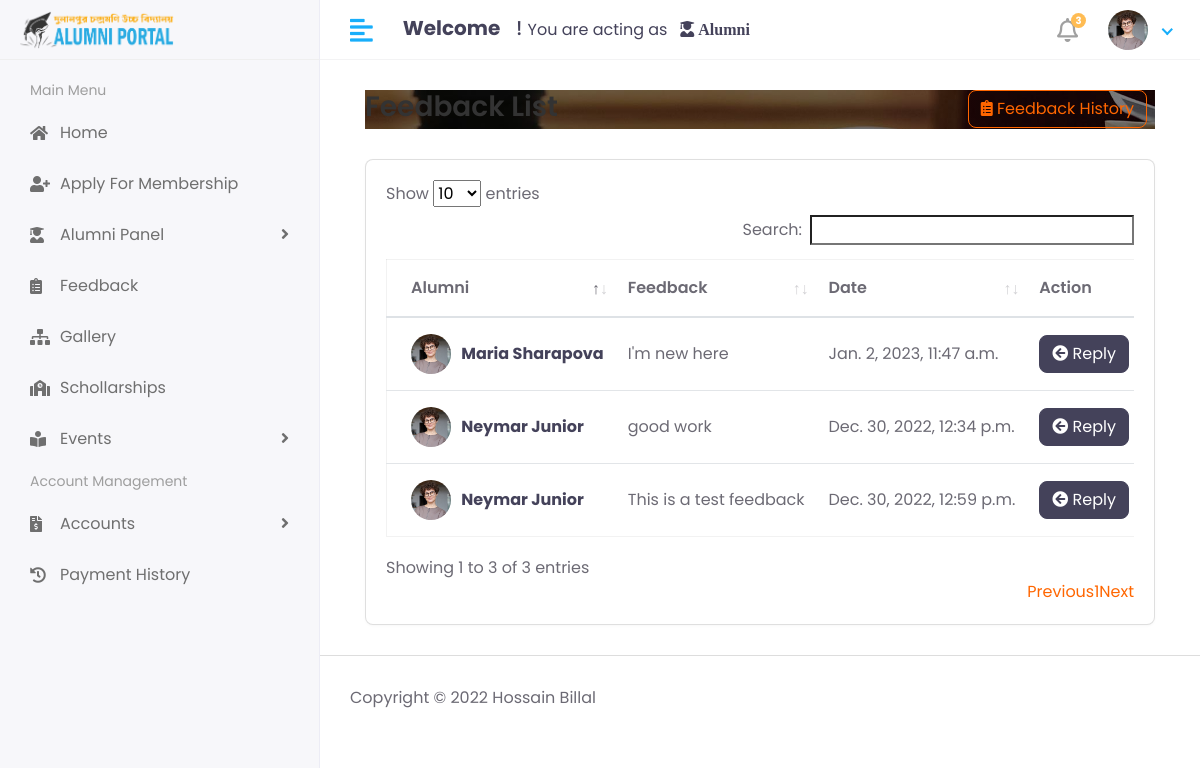
The app's page /hod/alumni/feedback with its own data.
### app/models.py (models this page shows, shortened)
class AlumniFeedback(models.Model):
    alum_id = models.ForeignKey(Alumni, on_delete=models.CASCADE)
    feedback = models.TextField(null=True)
    feedback_reply = models.TextField(null=True)
    created_at = models.DateTimeField(auto_now_add=True)
    updated_at = models.DateTimeField(auto_now_add=True)

class Alumni(models.Model):
    admin = models.OneToOneField(CustomUser, on_delete=models.CASCADE)
    address = models.TextField(default=None)
    gender = models.CharField(max_length=100)
    passing_year = models.CharField(max_length=20, null=True)
    phone = models.CharField(max_length=30, null=True)
    created_at = models.DateTimeField(auto_now_add=True)
    updated_at = models.DateTimeField(auto_now=True)

class CustomUser(AbstractUser):
    USER = (
        (1, 'HOD'),
        (2, 'STAFF'),
        (3, 'ALUMNI'),
    )
    user_type = models.CharField(
        choices=USER,
        max_length=50,
        default=1
    )
    profile_pic = models.ImageField(
        upload_to='media/profile_pic'
    )

### webapp/Hod_Views.py (the view)
# urls.py: path('hod/alumni/feedback', Hod_Views.alumFeedback, name="alum_feedback"),
def alumFeedback(request):
    feedback = AlumniFeedback.objects.all()
    context = {
        'feedback': feedback,
    }
    return render(request, 'hod/alum_feedback.html', context)

### templates/hod/alum_feedback.html (shortened to what this page needs)
{% extends 'base.html' %}
{% load static %}
{% block content %}
    <div class="content container-fluid">
        <div class="page-header">
            <div class="row align-items-center">
                <div class="col">
                    <h3 class="page-title">Feedback List</h3>
                </div>
                <div class="col-auto text-right float-right ml-auto">
                    <a href="#" class="btn btn-outline-primary mr-2" data-toggle="modal" data-target="#viewFeedbackModal"><i
                            class="fas fa-clipboard-list"></i> Feedback History</a>
                </div>
            </div>
        </div>
        <div class="row">
            <div class="col-sm-12">
                <div class="card card-table">
                    <div class="card-body">
                        <div class="table-responsive">
                            <table id="table_id" class="table table-hover table-center mb-0">
                                <thead>
                                <tr>
                                    <th>Alumni</th>
                                    <th>Feedback</th>
                                    <th>Date</th>
                                    <th>Action</th>
                                </tr>
                                </thead>
                                <tbody>
                                {% for i in feedback %}
                                    <tr>
                                        <td>
                                            <h2 class="table-avatar">
                                                {% if user.profile_pic != None and user.profile_pic == "" %}
                                                <a href="{% url 'profile' %}" class="avatar avatar-sm mr-2"><img
                                                        class="avatar-img rounded-circle"
                                                        src=" {{ user.profile_pic }}" alt=""></a>
                                                        {% else %}
                                                        <img
                                                        class="avatar-sm avatar-img rounded-circle"
                                                        src="{% static 'assets/img/profiles/avatar-02.jpg' %}" alt="">&nbsp;
                                                        {% endif %}
                                                <a>&nbsp; {{ i.alum_id.admin.first_name }} {{ i.alum_id.admin.last_name }}</a>
                                            </h2>
                                        </td>
                                        <td>{{ i.feedback }}</td>
                                        <td>{{ i.created_at }}</td>
                                        <td class="text-right">
                                            <div class="actions">
                                                <button type="button" class="btn btn-dark mr-2"
                                                        data-toggle="modal"
                                                        data-target="#replyFeedbackModal-{{ forloop.counter }}">
                                                    <i class="fas fa-arrow-circle-left"></i> Reply
                                                </button>
                                            </div>
                                        </td>
                                    </tr>
                                {% endfor %}
                                </tbody>
                            </table>
                        </div>
                    </div>
                </div>
            </div>
        </div>
    </div>
{% endblock %}

### records on screen
AlumniFeedback: alum_id.admin.first_name "Neymar", alum_id.admin.last_name "Junior", feedback "good work", created_at "Dec. 30, 2022, 12:34 p.m."
AlumniFeedback: alum_id.admin.first_name "Neymar", alum_id.admin.last_name "Junior", feedback "This is a test feedback", created_at "Dec. 30, 2022, 12:59 p.m."
AlumniFeedback: alum_id.admin.first_name "Maria", alum_id.admin.last_name "Sharapova", feedback "I'm new here", created_at "Jan. 2, 2023, 11:47 a.m."
